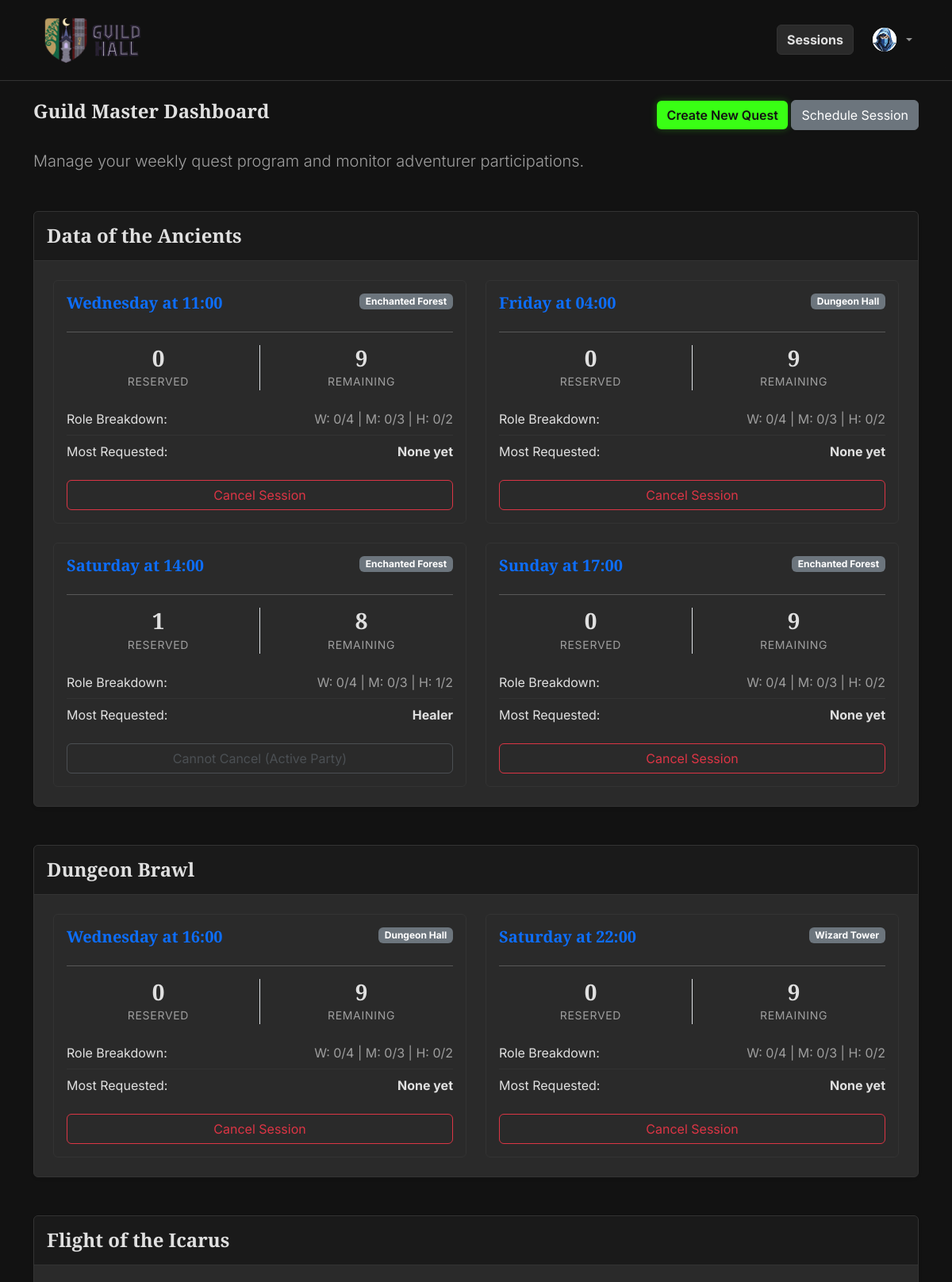
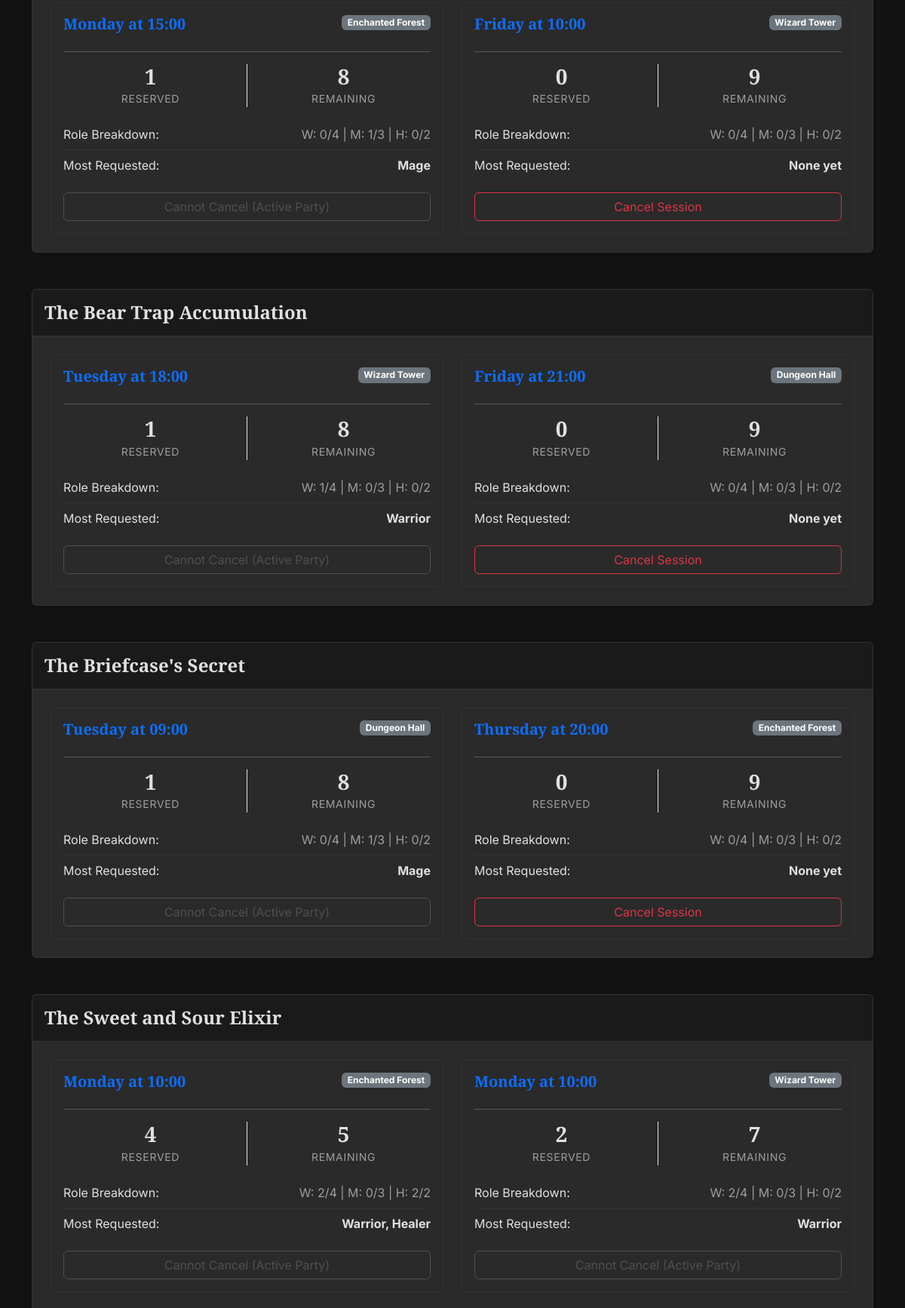
The page /gm/dashboard (signed in, upper part) on the database its author committed (2 pictures, top to bottom).
### tables this page shows
CREATE TABLE "quests" (
	"QId"	INTEGER,
	"title"	TEXT NOT NULL,
	"duration"	INTEGER NOT NULL,
	"quest_type"	TEXT NOT NULL,
	"difficulty"	TEXT NOT NULL,
	"description"	TEXT,
	"image_filename"	TEXT,
	PRIMARY KEY("QId" AUTOINCREMENT)
);

### app.py (the view)
@app.route('/gm/dashboard')
@login_required
def gm_dashboard():
    if current_user.role != GM:
        flash("Access denied. Only Guild Masters can view this page.", "danger")
        return redirect(url_for('profile'))
    raw_stats = db.get_gm_dashboard_stats()
    quests_grouped = {}
    for row in raw_stats:
        qid = row['QId']
        if qid not in quests_grouped:
            quests_grouped[qid] = {
                'title': row['title'],
                'sessions': []
            }
        roles = {
            'Warrior': row['warrior_res'],
            'Mage': row['mage_res'],
            'Healer': row['healer_res']
        }
        max_res = max(roles.values())
        if max_res == 0:
            most_requested = "None yet"
        else:
            most_requested = ", ".join([k for k, v in roles.items() if v == max_res])
        session_dict = dict(row)
        session_dict['remaining_places'] = 9 - row['total_reserved'] # 4W + 3M + 2H = 9 total
        session_dict['most_requested'] = most_requested
        quests_grouped[qid]['sessions'].append(session_dict)
    return render_template('gm_dashboard.html', quests_grouped=quests_grouped)

### app.py (called while the page is built)
@login_manager.user_loader
def load_user(user_id):
    return db.get_user_by_id(user_id)

### db.py (called while the page is built)
def get_db_connection():
    conn = sqlite3.connect('database.db')
    conn.row_factory = sqlite3.Row
    return conn

def get_user_by_id(uid):
    conn = get_db_connection()
    cursor = conn.cursor()
    query = 'SELECT * FROM users WHERE UId = ?'
    cursor.execute(query, (uid,))
    user_row = cursor.fetchone()
    conn.close()
    if user_row:
        return User(id=user_row['UId'],
                    username=user_row['username'],
                    role=user_row['role'],
                    avatar_filename=user_row['avatar_filename'])
    return None

### templates/gm_dashboard.html
{% extends 'base.html' %}
{% block content %}
<div class="d-flex justify-content-between align-items-center mb-4">
    <h2>Guild Master Dashboard</h2>
    <div>
        <a href="{{ url_for('create_quest')}}" class="btn btn-primary">Create New Quest</a>
        <a href="{{ url_for('schedule_session')}}" class="btn btn-secondary">Schedule Session</a>
    </div>
</div>
<p class="lead text-muted mb-5">Manage your weekly quest program and monitor adventurer participations.</p>
{% if quests_grouped %}
    {% for qid, quest in quests_grouped.items() %}
        <div class="card shadow-sm mb-5 border-0 bg-light">
            <div class="card-header bg-dark text-white py-3">
                <h4 class="mb-0">{{ quest.title }}</h4>
            </div>
            <div class="card-body p-4">
                <div class="row row-cols-1 row-cols-lg-2 g-4">
                    {% for session in quest.sessions %}
                        <div class="col">
                            <div class="card h-100 border-secondary">
                                <div class="card-body">
                                    <div class="d-flex justify-content-between">
                                        <h5 class="card-title text-primary">{{ session.day }} at {{ session.start_time }}</h5>
                                        <span class="badge bg-secondary h-100">{{ session.location }}</span>
                                    </div>
                                    <hr>
                                    <div class="row text-center mb-3">
                                        <div class="col border-end">
                                            <h3 class="mb-0">{{ session.total_reserved }}</h3>
                                            <small class="text-muted">Reserved</small>
                                        </div>
                                        <div class="col">
                                            <h3 class="mb-0">{{ session.remaining_places }}</h3>
                                            <small class="text-muted">Remaining</small>
                                        </div>
                                    </div>
                                    <ul class="list-group list-group-flush mb-3">
                                        <li class="list-group-item d-flex justify-content-between px-0">
                                            Role Breakdown:
                                            <span class="text-muted">
                                                W: {{ session.warrior_res }}/4 | M: {{ session.mage_res }}/3 | H: {{ session.healer_res }}/2
                                            </span>
                                        </li>
                                        <li class="list-group-item d-flex justify-content-between px-0">
                                            Most Requested:
                                            <strong>{{ session.most_requested }}</strong>
                                        </li>
                                    </ul>
                                    <div class="text-end mt-auto">
                                        {% if session.total_reserved == 0 %}
                                            <form action="{{ url_for('gm_cancel_session', session_id=session.SId) }}" method="POST" onsubmit="return confirm('Permanently cancel this scheduled session?');">
                                                <button type="submit" class="btn btn-outline-danger w-100">Cancel Session</button>
                                            </form>
                                        {% else %}
                                            <button class="btn btn-outline-secondary w-100" disabled>Cannot Cancel (Active Party)</button>
                                        {% endif %}
                                    </div>
                                </div>
                            </div>
                        </div>
                    {% endfor %}
                </div>
            </div>
        </div>
    {% endfor %}
{% else %}
    <div class="alert alert-info">No quests or sessions have been scheduled for this week.</div>
{% endif %}
{% endblock %}

### static/css/style.css (style rules this page uses)
:root { --bg-obsidian: #121212; --surface-parchment: #2A2A2A; --text-primary: #E0E0E0; --text-muted: #9E9E9E; --accent-magic: #39FF14; --role-warrior: #DC143C; --role-mage: #00BFFF; --role-healer: #50C878; --border-dim: #333333; }
body { background-color: var(--bg-obsidian); color: var(--text-primary); font-family: 'Inter', sans-serif; }
h1, h2, h3, h4, h5, h6, .navbar-brand { font-family: 'Cinzel', serif; font-weight: 600; color: var(--text-primary); }
h2 { font-size: 1.5rem; }
p { font-size: 1rem; font-weight: 400; }
small { font-size: 0.875rem; text-transform: uppercase; letter-spacing: 0.05em; color: var(--text-muted); }
.card, .bg-light, .bg-white { background-color: var(--surface-parchment) !important; border: 1px solid var(--border-dim) !important; color: var(--text-primary) !important; }
.card-header.bg-dark { background-color: #1a1a1a !important; border-bottom: 1px solid var(--border-dim); }
.text-muted { color: var(--text-muted) !important; }
.btn-primary { background-color: var(--accent-magic); color: #121212; border: none; font-weight: 600; box-shadow: 0 0 10px rgba(57, 255, 20, 0.3); transition: all 0.3s ease; }
.btn:disabled, .btn.disabled, button[disabled] { opacity: 0.5; cursor: not-allowed !important; box-shadow: none !important; pointer-events: all; }
.list-group-item { background-color: transparent !important; color: var(--text-primary) !important; border-color: var(--border-dim) !important; font-family: 'Inter', sans-serif !important; }

### rows shown on the page
quests: title "Data of the Ancients"
quests: title "Dungeon Brawl"
quests: title "Flight of the Icarus"
quests: title "The Bear Trap Accumulation"
quests: title "The Briefcase's Secret"
quests: title "The Sweet and Sour Elixir"

### other values the page prints
{{ session.day }} "Wednesday"
{{ session.start_time }} "11:00"
{{ session.location }} "Enchanted Forest"
{{ session.total_reserved }} "0"
{{ session.remaining_places }} "9"
{{ session.warrior_res }} "0"
{{ session.mage_res }} "0"
{{ session.healer_res }} "0"
{{ session.most_requested }} "None yet"
{{ session.day }} "Friday"
{{ session.start_time }} "04:00"
{{ session.location }} "Dungeon Hall"
{{ session.day }} "Saturday"
{{ session.start_time }} "14:00"
{{ session.total_reserved }} "1"
